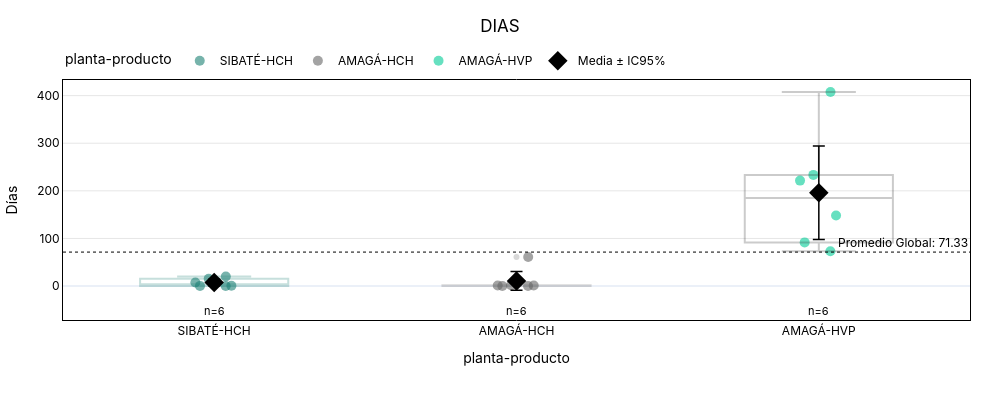

The notebook cell this image was saved under:
### Code cell
f = plot_statistical_strip(df[df['DIAS']<2000], x_col="planta-producto", y_col='DIAS',
    category_order=['SIBATÉ-HCH', 'AMAGÁ-HCH', 'AMAGÁ-HVP'],
    title="DIAS", color_map={"SIBATÉ-HCH": "#1C8074", "AMAGÁ-HCH": "#666666"}, width=1000, height=400,
    point_size=10,
    y_title="Días")
f.show()
s3_cliente.save_plotly_html(f, "dias_box.html")
s3_lab.save_plotly_html(f, "dias_box.html")

### Figure 1 — Plotly figure (JSON) as saved in the notebook; plotly's stock layout.template omitted (floating-point values rounded to 4 significant figures)
{"data": [{"alignmentgroup": "True", "boxpoints": "all", "fillcolor": "rgba(255,255,255,0)", "hoveron": "points", "hovertemplate": "<b>DIAS</b>: %{y:.2f}<br>planta-producto: %{x}<extra></extra>", "legendgroup": "SIBATÉ-HCH", "line": {"color": "rgba(255,255,255,0)"}, "marker": {"color": "#1C8074", "line": {"width": 0}, "opacity": 0.6, "size": 10}, "name": "SIBATÉ-HCH", "offsetgroup": "SIBATÉ-HCH", "orientation": "v", "pointpos": 0, "showlegend": true, "type": "box", "x": ["SIBATÉ-HCH", "SIBATÉ-HCH", "SIBATÉ-HCH", "SIBATÉ-HCH", "SIBATÉ-HCH", "SIBATÉ-HCH"], "x0": " ", "xaxis": "x", "y": [0.23, 7.402, 0.514, 20.18, 15.11, 0.287], "y0": " ", "yaxis": "y"}, {"alignmentgroup": "True", "boxpoints": "all", "fillcolor": "rgba(255,255,255,0)", "hoveron": "points", "hovertemplate": "<b>DIAS</b>: %{y:.2f}<br>planta-producto: %{x}<extra></extra>", "legendgroup": "AMAGÁ-HCH", "line": {"color": "rgba(255,255,255,0)"}, "marker": {"color": "#666666", "line": {"width": 0}, "opacity": 0.6, "size": 10}, "name": "AMAGÁ-HCH", "offsetgroup": "AMAGÁ-HCH", "orientation": "v", "pointpos": 0, "showlegend": true, "type": "box", "x": ["AMAGÁ-HCH", "AMAGÁ-HCH", "AMAGÁ-HCH", "AMAGÁ-HCH", "AMAGÁ-HCH", "AMAGÁ-HCH"], "x0": " ", "xaxis": "x", "y": [0.233, 0.088, 60.88, 1.25, 1.509, 0.964], "y0": " ", "yaxis": "y"}, {"alignmentgroup": "True", "boxpoints": "all", "fillcolor": "rgba(255,255,255,0)", "hoveron": "points", "hovertemplate": "<b>DIAS</b>: %{y:.2f}<br>planta-producto: %{x}<extra></extra>", "legendgroup": "AMAGÁ-HVP", "line": {"color": "rgba(255,255,255,0)"}, "marker": {"color": "#00cc96", "line": {"width": 0}, "opacity": 0.6, "size": 10}, "name": "AMAGÁ-HVP", "offsetgroup": "AMAGÁ-HVP", "orientation": "v", "pointpos": 0, "showlegend": true, "type": "box", "x": ["AMAGÁ-HVP", "AMAGÁ-HVP", "AMAGÁ-HVP", "AMAGÁ-HVP", "AMAGÁ-HVP", "AMAGÁ-HVP"], "x0": " ", "xaxis": "x", "y": [407.6, 233.5, 148.0, 221.5, 91.67, 73.08], "y0": " ", "yaxis": "y"}, {"boxmean": false, "fillcolor": "rgba(0,0,0,0)", "hoverinfo": "skip", "line": {"color": "#1C8074"}, "marker": {"color": "#1C8074"}, "name": "SIBATÉ-HCH (IQR)", "opacity": 0.25, "showlegend": false, "type": "box", "x": ["SIBATÉ-HCH", "SIBATÉ-HCH", "SIBATÉ-HCH", "SIBATÉ-HCH", "SIBATÉ-HCH", "SIBATÉ-HCH"], "y": [0.23, 7.402, 0.514, 20.18, 15.11, 0.287]}, {"boxmean": false, "fillcolor": "rgba(0,0,0,0)", "hoverinfo": "skip", "line": {"color": "#666666"}, "marker": {"color": "#666666"}, "name": "AMAGÁ-HCH (IQR)", "opacity": 0.25, "showlegend": false, "type": "box", "x": ["AMAGÁ-HCH", "AMAGÁ-HCH", "AMAGÁ-HCH", "AMAGÁ-HCH", "AMAGÁ-HCH", "AMAGÁ-HCH"], "y": [0.233, 0.088, 60.88, 1.25, 1.509, 0.964]}, {"boxmean": false, "fillcolor": "rgba(0,0,0,0)", "hoverinfo": "skip", "line": {"color": "#333333"}, "marker": {"color": "#333333"}, "name": "AMAGÁ-HVP (IQR)", "opacity": 0.25, "showlegend": false, "type": "box", "x": ["AMAGÁ-HVP", "AMAGÁ-HVP", "AMAGÁ-HVP", "AMAGÁ-HVP", "AMAGÁ-HVP", "AMAGÁ-HVP"], "y": [407.6, 233.5, 148.0, 221.5, 91.67, 73.08]}, {"customdata": [6.903, 19.63, 98.09], "error_y": {"array": [6.903, 19.63, 98.09], "color": "black", "thickness": 1.5, "type": "data", "width": 6}, "hovertemplate": "<b>Media</b>: %{y:.2f}<br>IC95%: ±%{customdata:.2f}<extra></extra>", "marker": {"color": "black", "size": 15, "symbol": "diamond"}, "mode": "markers", "name": "Media ± IC95%", "showlegend": true, "type": "scatter", "x": ["SIBATÉ-HCH", "AMAGÁ-HCH", "AMAGÁ-HVP"], "y": [7.288, 10.82, 195.9]}], "layout": {"annotations": [{"font": {"color": "black"}, "showarrow": false, "text": "Promedio Global: 71.33", "x": 1, "xanchor": "right", "xref": "x domain", "y": 71.33, "yanchor": "bottom", "yref": "y"}, {"font": {"color": "black", "size": 11}, "showarrow": false, "text": "n=6", "x": "SIBATÉ-HCH", "y": 0.088, "yshift": -25}, {"font": {"color": "black", "size": 11}, "showarrow": false, "text": "n=6", "x": "AMAGÁ-HCH", "y": 0.088, "yshift": -25}, {"font": {"color": "black", "size": 11}, "showarrow": false, "text": "n=6", "x": "AMAGÁ-HVP", "y": 0.088, "yshift": -25}], "boxmode": "overlay", "font": {"color": "black", "family": "Inter, Arial, sans-serif"}, "height": 400, "legend": {"orientation": "h", "title": {"text": "planta-producto"}, "tracegroupgap": 0, "x": 0, "xanchor": "left", "y": 1.02, "yanchor": "bottom"}, "margin": {"b": 80, "l": 60, "r": 30, "t": 80}, "paper_bgcolor": "rgba(0,0,0,0)", "plot_bgcolor": "rgba(0,0,0,0)", "shapes": [{"line": {"color": "black", "dash": "dot", "width": 1}, "type": "line", "x0": 0, "x1": 1, "xref": "x domain", "y0": 71.33, "y1": 71.33, "yref": "y"}], "title": {"text": "DIAS", "x": 0.5, "xanchor": "center", "y": 0.95, "yanchor": "top"}, "width": 1000, "xaxis": {"anchor": "y", "categoryarray": ["SIBATÉ-HCH", "AMAGÁ-HCH", "AMAGÁ-HVP"], "categoryorder": "array", "domain": [0, 1], "linecolor": "black", "mirror": true, "showline": true, "title": {"text": "planta-producto"}}, "yaxis": {"anchor": "x", "domain": [0, 1], "gridcolor": "rgba(0,0,0,0.1)", "linecolor": "black", "mirror": true, "showline": true, "title": {"text": "Días"}}}}
